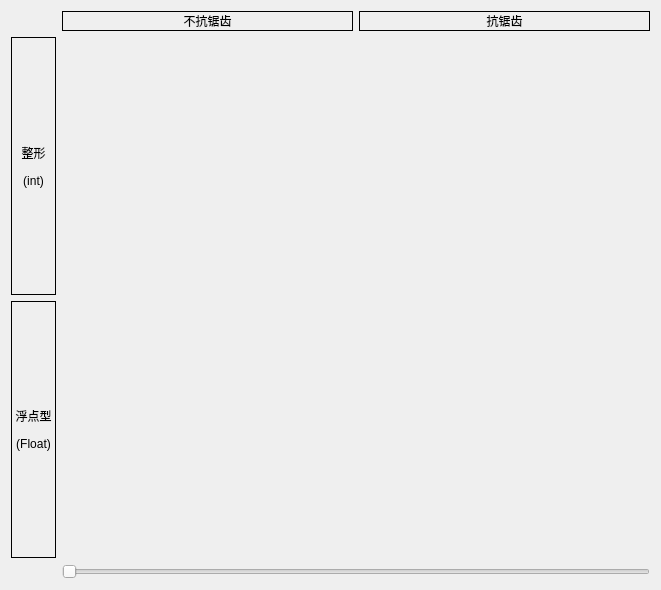
<?xml version="1.0" encoding="UTF-8"?>
<ui version="4.0">
 <class>Widget</class>
 <widget class="QWidget" name="Widget">
  <property name="geometry">
   <rect>
    <x>0</x>
    <y>0</y>
    <width>661</width>
    <height>590</height>
   </rect>
  </property>
  <property name="windowTitle">
   <string>Widget</string>
  </property>
  <layout class="QGridLayout" name="gridLayout_2">
   <item row="0" column="1">
    <widget class="QLabel" name="label">
     <property name="sizePolicy">
      <sizepolicy hsizetype="Preferred" vsizetype="Fixed">
       <horstretch>0</horstretch>
       <verstretch>0</verstretch>
      </sizepolicy>
     </property>
     <property name="frameShape">
      <enum>QFrame::Box</enum>
     </property>
     <property name="frameShadow">
      <enum>QFrame::Plain</enum>
     </property>
     <property name="text">
      <string>不抗锯齿</string>
     </property>
     <property name="alignment">
      <set>Qt::AlignCenter</set>
     </property>
    </widget>
   </item>
   <item row="1" column="0">
    <widget class="QLabel" name="label_3">
     <property name="sizePolicy">
      <sizepolicy hsizetype="Fixed" vsizetype="Preferred">
       <horstretch>0</horstretch>
       <verstretch>0</verstretch>
      </sizepolicy>
     </property>
     <property name="minimumSize">
      <size>
       <width>45</width>
       <height>0</height>
      </size>
     </property>
     <property name="maximumSize">
      <size>
       <width>45</width>
       <height>16777215</height>
      </size>
     </property>
     <property name="frameShape">
      <enum>QFrame::Box</enum>
     </property>
     <property name="frameShadow">
      <enum>QFrame::Plain</enum>
     </property>
     <property name="text">
      <string>&lt;html&gt;&lt;head/&gt;&lt;body&gt;&lt;p&gt;整形&lt;/p&gt;&lt;p&gt;(int)&lt;/p&gt;&lt;/body&gt;&lt;/html&gt;</string>
     </property>
     <property name="alignment">
      <set>Qt::AlignCenter</set>
     </property>
    </widget>
   </item>
   <item row="0" column="2">
    <widget class="QLabel" name="label_2">
     <property name="sizePolicy">
      <sizepolicy hsizetype="Preferred" vsizetype="Fixed">
       <horstretch>0</horstretch>
       <verstretch>0</verstretch>
      </sizepolicy>
     </property>
     <property name="frameShape">
      <enum>QFrame::Box</enum>
     </property>
     <property name="frameShadow">
      <enum>QFrame::Plain</enum>
     </property>
     <property name="text">
      <string>抗锯齿</string>
     </property>
     <property name="alignment">
      <set>Qt::AlignCenter</set>
     </property>
    </widget>
   </item>
   <item row="1" column="1" rowspan="2" colspan="2">
    <layout class="QGridLayout" name="gridLayout">
     <item row="1" column="1">
      <widget class="CircleWidget" name="widget_4" native="true"/>
     </item>
     <item row="1" column="0">
      <widget class="CircleWidget" name="widget_3" native="true"/>
     </item>
     <item row="0" column="1">
      <widget class="CircleWidget" name="widget_2" native="true"/>
     </item>
     <item row="0" column="0">
      <widget class="CircleWidget" name="widget" native="true"/>
     </item>
    </layout>
   </item>
   <item row="2" column="0">
    <widget class="QLabel" name="label_4">
     <property name="sizePolicy">
      <sizepolicy hsizetype="Fixed" vsizetype="Preferred">
       <horstretch>0</horstretch>
       <verstretch>0</verstretch>
      </sizepolicy>
     </property>
     <property name="minimumSize">
      <size>
       <width>45</width>
       <height>0</height>
      </size>
     </property>
     <property name="maximumSize">
      <size>
       <width>45</width>
       <height>16777215</height>
      </size>
     </property>
     <property name="frameShape">
      <enum>QFrame::Box</enum>
     </property>
     <property name="frameShadow">
      <enum>QFrame::Plain</enum>
     </property>
     <property name="text">
      <string>&lt;html&gt;&lt;head/&gt;&lt;body&gt;&lt;p&gt;浮点型&lt;/p&gt;&lt;p&gt;(Float)&lt;/p&gt;&lt;/body&gt;&lt;/html&gt;</string>
     </property>
     <property name="alignment">
      <set>Qt::AlignCenter</set>
     </property>
    </widget>
   </item>
   <item row="3" column="1" colspan="2">
    <widget class="QSlider" name="horizontalSlider">
     <property name="maximum">
      <number>128</number>
     </property>
     <property name="orientation">
      <enum>Qt::Horizontal</enum>
     </property>
    </widget>
   </item>
  </layout>
 </widget>
 <customwidgets>
  <customwidget>
   <class>CircleWidget</class>
   <extends>QWidget</extends>
   <header>circlewidget.h</header>
   <container>1</container>
  </customwidget>
 </customwidgets>
 <resources/>
 <connections/>
</ui>
